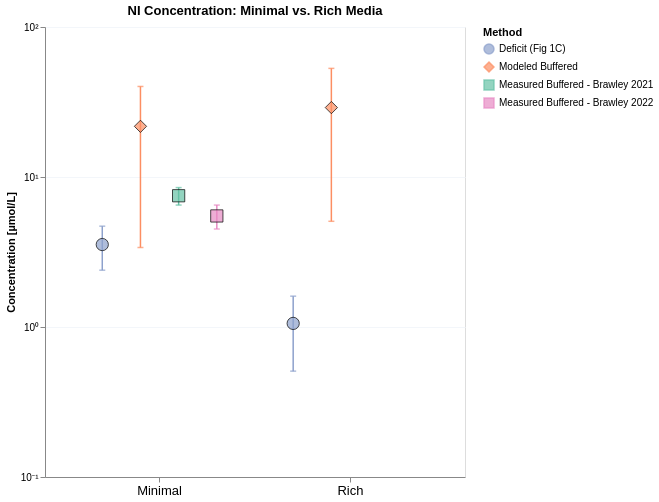

Notebook cell for this chart:
### Markdown cell above
### Plot 10 – Categorical scatter for NI only: modeled, deficit (Fig 1C), and measured across Minimal and Rich media

Each labeled category on the x-axis is a single NI measurement or model estimate with its uncertainty:
- **Minimal** (steelblue): Modeled (competition), Deficit Fig 1C, Measured buffered
- **Rich** (tomato): Modeled (competition), Deficit Fig 1C

A small gap separates the two media groups for visual clarity.

### Code cell
# ── Build long-format NI DataFrame ───────────────────────────────────────────
_DOMAIN_MIN_P10 = 1e-7

_ni_vals = {
    "Minimal": {
        "Deficit (Fig 1C)": (
            float(deficit_minimal.loc["NI", "deficit_M"])     * 1e6,
            float(deficit_minimal.loc["NI", "deficit_M_err"]) * 1e6,
        ),
        "Modeled Buffered": (
            0.5 * (float(est_competition_minimal_lb["NI"]) + float(est_competition_minimal_ub["NI"])) * 1e6,
            0.5 * abs(float(est_competition_minimal_ub["NI"]) - float(est_competition_minimal_lb["NI"])) * 1e6,
        ),
        "Measured Buffered - Brawley 2021": (
            float(meas_buf_minimal.loc["NI", "measured_M"])     * 1e6,
            float(meas_buf_minimal.loc["NI", "measured_std_M"]) * 1e6,
        ),
        "Measured Buffered - Brawley 2022": (
            11 /2, # uM #divide by 2 to account for 50% cytosol volume
            2 /2, # uM
        ),
    },
    "Rich": {
        "Deficit (Fig 1C)": (
            float(deficit_rich.loc["NI", "deficit_M"])     * 1e6,
            float(deficit_rich.loc["NI", "deficit_M_err"]) * 1e6,
        ),
        "Modeled Buffered": (
            0.5 * (float(est_competition_rich_lb["NI"]) + float(est_competition_rich_ub["NI"])) * 1e6,
            0.5 * abs(float(est_competition_rich_ub["NI"]) - float(est_competition_rich_lb["NI"])) * 1e6,
        ),
        # No measured buffered data for Rich → omitted
    },
}

df_ni = pl.DataFrame([
    {"medium": medium, "series": series_name, "y_uM": y, "y_err_uM": err}
    for medium, series_dict in _ni_vals.items()
    for series_name, (y, err) in series_dict.items()
]).with_columns([
    pl.max_horizontal(
        pl.col("y_uM") - pl.col("y_err_uM"),
        pl.lit(_DOMAIN_MIN_P10)
    ).alias("y_lo_uM"),
    (pl.col("y_uM") + pl.col("y_err_uM")).alias("y_hi_uM"),
]).filter(pl.col("y_uM") > 0)   # drop negatives (can't plot on log axis)

# ── Scales ────────────────────────────────────────────────────────────────────
_series_order_p10 = ["Deficit (Fig 1C)", "Modeled Buffered",
                     "Measured Buffered - Brawley 2021", "Measured Buffered - Brawley 2022"]
_medium_order_p10 = ["Minimal", "Rich"]

y_scale_p10   = alt.Scale(type="log", domain=[1e-1, 1e2])
col_scale_p10 = alt.Scale(domain=_series_order_p10, range=["#8da1cc", "#fc8e62", "#66c2a6", "#e78bc4"])
shp_scale_p10 = alt.Scale(domain=_series_order_p10, range=["circle", "diamond", "square", "square"])
_legend_p10   = alt.Legend(title="Method")

# ── Shared encodings ──────────────────────────────────────────────────────────
_x10     = alt.X("medium:N",  sort=_medium_order_p10, title="",
                 axis=alt.Axis(labelAngle=0, labelFontSize=13))
_xoff10  = alt.XOffset("series:N", sort=_series_order_p10)
_col10   = alt.Color("series:N", scale=col_scale_p10, legend=_legend_p10)
_col10_  = alt.Color("series:N", scale=col_scale_p10)   # no legend=None → avoids suppressing the legend

base10 = alt.Chart(df_ni)

# ── Layers ────────────────────────────────────────────────────────────────────
points10 = (
    base10.mark_point(filled=True, size=150, stroke="black", strokeWidth=1)
    .encode(
        x=_x10, xOffset=_xoff10,
        y=alt.Y("y_uM:Q", scale=y_scale_p10,
                title="Concentration [µmol/L]",
                axis=alt.Axis(
                    labelExpr=_log_label_unicode,
                    values=[1e-2, 1e-1, 1e0, 1e1, 1e2],  # one tick per decade
                )),
        color=_col10,
        shape=alt.Shape("series:N", scale=shp_scale_p10, legend=_legend_p10),
    )
)

err_rule10 = (
    base10.mark_rule(strokeWidth=1.5, clip=True)
    .encode(
        x=_x10, xOffset=_xoff10,
        y=alt.Y("y_lo_uM:Q", scale=y_scale_p10),
        y2=alt.Y2("y_hi_uM:Q"),
        color=_col10_,
    )
)

err_cap_lo10 = (
    base10.mark_tick(width=6, thickness=1.5, clip=True)
    .encode(x=_x10, xOffset=_xoff10,
            y=alt.Y("y_lo_uM:Q", scale=y_scale_p10), color=_col10_)
)

err_cap_hi10 = (
    base10.mark_tick(width=6, thickness=1.5, clip=True)
    .encode(x=_x10, xOffset=_xoff10,
            y=alt.Y("y_hi_uM:Q", scale=y_scale_p10), color=_col10_)
)

chart10 = (err_rule10 + err_cap_lo10 + err_cap_hi10 + points10).properties(
    width=420, height=450,
    title="NI Concentration: Minimal vs. Rich Media"
).configure_axis(gridColor="#f3f6fa")
chart10.save("notebooks/cofactors/buffer_figures/NI_bar.svg")
chart10

### Figure 1 — Vega-Lite specification as saved in the notebook (floating-point values rounded to 4 significant figures)
{"config": {"view": {"continuousWidth": 300, "continuousHeight": 300}, "axis": {"gridColor": "#f3f6fa"}}, "layer": [{"mark": {"type": "rule", "clip": true, "strokeWidth": 1.5}, "encoding": {"color": {"field": "series", "scale": {"domain": ["Deficit (Fig 1C)", "Modeled Buffered", "Measured Buffered - Brawley 2021", "Measured Buffered - Brawley 2022"], "range": ["#8da1cc", "#fc8e62", "#66c2a6", "#e78bc4"]}, "type": "nominal"}, "x": {"axis": {"labelAngle": 0, "labelFontSize": 13}, "field": "medium", "sort": ["Minimal", "Rich"], "title": "", "type": "nominal"}, "xOffset": {"field": "series", "sort": ["Deficit (Fig 1C)", "Modeled Buffered", "Measured Buffered - Brawley 2021", "Measured Buffered - Brawley 2022"], "type": "nominal"}, "y": {"field": "y_lo_uM", "scale": {"domain": [0.1, 100.0], "type": "log"}, "type": "quantitative"}, "y2": {"field": "y_hi_uM"}}}, {"mark": {"type": "tick", "clip": true, "thickness": 1.5, "width": 6}, "encoding": {"color": {"field": "series", "scale": {"domain": ["Deficit (Fig 1C)", "Modeled Buffered", "Measured Buffered - Brawley 2021", "Measured Buffered - Brawley 2022"], "range": ["#8da1cc", "#fc8e62", "#66c2a6", "#e78bc4"]}, "type": "nominal"}, "x": {"axis": {"labelAngle": 0, "labelFontSize": 13}, "field": "medium", "sort": ["Minimal", "Rich"], "title": "", "type": "nominal"}, "xOffset": {"field": "series", "sort": ["Deficit (Fig 1C)", "Modeled Buffered", "Measured Buffered - Brawley 2021", "Measured Buffered - Brawley 2022"], "type": "nominal"}, "y": {"field": "y_lo_uM", "scale": {"domain": [0.1, 100.0], "type": "log"}, "type": "quantitative"}}}, {"mark": {"type": "tick", "clip": true, "thickness": 1.5, "width": 6}, "encoding": {"color": {"field": "series", "scale": {"domain": ["Deficit (Fig 1C)", "Modeled Buffered", "Measured Buffered - Brawley 2021", "Measured Buffered - Brawley 2022"], "range": ["#8da1cc", "#fc8e62", "#66c2a6", "#e78bc4"]}, "type": "nominal"}, "x": {"axis": {"labelAngle": 0, "labelFontSize": 13}, "field": "medium", "sort": ["Minimal", "Rich"], "title": "", "type": "nominal"}, "xOffset": {"field": "series", "sort": ["Deficit (Fig 1C)", "Modeled Buffered", "Measured Buffered - Brawley 2021", "Measured Buffered - Brawley 2022"], "type": "nominal"}, "y": {"field": "y_hi_uM", "scale": {"domain": [0.1, 100.0], "type": "log"}, "type": "quantitative"}}}, {"mark": {"type": "point", "filled": true, "size": 150, "stroke": "black", "strokeWidth": 1}, "encoding": {"color": {"field": "series", "legend": {"title": "Method"}, "scale": {"domain": ["Deficit (Fig 1C)", "Modeled Buffered", "Measured Buffered - Brawley 2021", "Measured Buffered - Brawley 2022"], "range": ["#8da1cc", "#fc8e62", "#66c2a6", "#e78bc4"]}, "type": "nominal"}, "shape": {"field": "series", "legend": {"title": "Method"}, "scale": {"domain": ["Deficit (Fig 1C)", "Modeled Buffered", "Measured Buffered - Brawley 2021", "Measured Buffered - Brawley 2022"], "range": ["circle", "diamond", "square", "square"]}, "type": "nominal"}, "x": {"axis": {"labelAngle": 0, "labelFontSize": 13}, "field": "medium", "sort": ["Minimal", "Rich"], "title": "", "type": "nominal"}, "xOffset": {"field": "series", "sort": ["Deficit (Fig 1C)", "Modeled Buffered", "Measured Buffered - Brawley 2021", "Measured Buffered - Brawley 2022"], "type": "nominal"}, "y": {"axis": {"labelExpr": "datum.value > 0 ? '10' + replace(replace(replace(replace(replace(replace(replace(replace(replace(replace(replace('' + round(log(datum.value)/LN10), '-','⁻'),'0','⁰'),'1','¹'),'2','²'),'3','³'),'4','⁴'),'5','⁵'),'6','⁶'),'7','⁷'),'8','⁸'),'9','⁹') : '0'", "values": [0.01, 0.1, 1.0, 10.0, 100.0]}, "field": "y_uM", "scale": {"domain": [0.1, 100.0], "type": "log"}, "title": "Concentration [µmol/L]", "type": "quantitative"}}}], "data": {"name": "data-dc2a017cc681f1e28588a08af28eeba6"}, "height": 450, "title": "NI Concentration: Minimal vs. Rich Media", "width": 420, "$schema": "https://vega.github.io/schema/vega-lite/v6.1.0.json", "datasets": {"data-dc2a017cc681f1e28588a08af28eeba6": [{"medium": "Minimal", "series": "Deficit (Fig 1C)", "y_uM": 3.546, "y_err_uM": 1.154, "y_lo_uM": 2.392, "y_hi_uM": 4.7}, {"medium": "Minimal", "series": "Modeled Buffered", "y_uM": 21.76, "y_err_uM": 18.38, "y_lo_uM": 3.388, "y_hi_uM": 40.14}, {"medium": "Minimal", "series": "Measured Buffered - Brawley 2021", "y_uM": 7.5, "y_err_uM": 1.0, "y_lo_uM": 6.5, "y_hi_uM": 8.5}, {"medium": "Minimal", "series": "Measured Buffered - Brawley 2022", "y_uM": 5.5, "y_err_uM": 1.0, "y_lo_uM": 4.5, "y_hi_uM": 6.5}, {"medium": "Rich", "series": "Deficit (Fig 1C)", "y_uM": 1.057, "y_err_uM": 0.5487, "y_lo_uM": 0.5079, "y_hi_uM": 1.605}, {"medium": "Rich", "series": "Modeled Buffered", "y_uM": 29.03, "y_err_uM": 23.96, "y_lo_uM": 5.067, "y_hi_uM": 52.99}]}}
